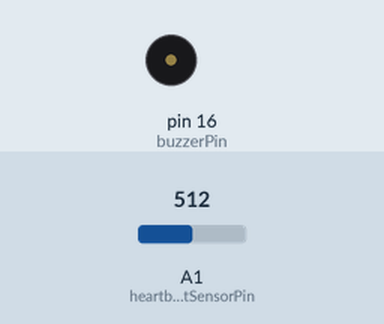
A sketch run on a simulated Arduino Uno, built with avr-gcc and run on an emulated ATmega328P. Parts: buzzer (waves = sounding, pin HIGH). The test bench sets the inputs (shaded band); at power-on: A1 (heartbeatSensorPin) = 512.

Above: at 1.2 s.
1.3 s: A1 (heartbeatSensorPin) set to 835
2.9 s: A1 (heartbeatSensorPin) set to 862
At 4.1 s:
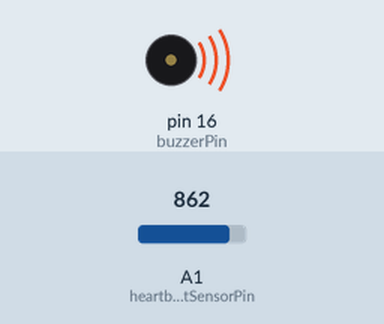
4.4 s: A1 (heartbeatSensorPin) set to 840
At 5.2 s:
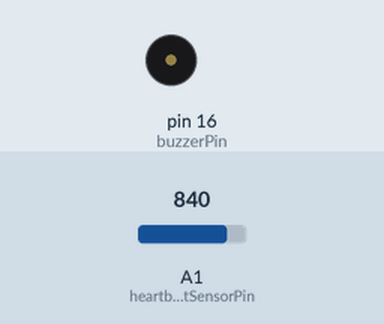
5.9 s: A1 (heartbeatSensorPin) set to 860
At 6.9 s:
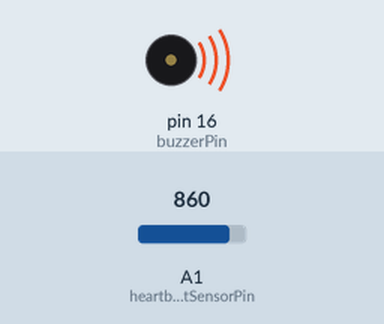
Timing chart, 0 to 8.4 s (numbered marks = the images above; inputs shaded):
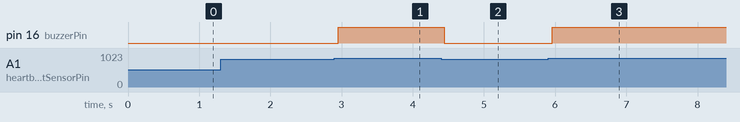

Measured:
- the behaviour switches between 850 and 851 on A1 (heartbeatSensorPin) (found by bisection; images 0 and 1)
- after the input at 1.3 s, every drawn part: stays the same
- after the input at 2.9 s, pin 16 (buzzerPin): LOW → HIGH after 0.05 s
- after the input at 4.4 s, pin 16 (buzzerPin): HIGH → LOW after 0.05 s
- after the input at 5.9 s, pin 16 (buzzerPin): LOW → HIGH after 0.06 s

The sketch:

touchsensor.ino
```cpp
int heartbeatSensorPin = 1;
int buzzerPin = 16;
double alpha = 0.75;
int period = 20;
double change = 0.0;

void setup() {
  // put your setup code here, to run once:
//  pinMode(touchSensorPin, INPUT);
  pinMode(buzzerPin, OUTPUT);
  digitalWrite(buzzerPin, LOW);
}

void loop() {
  // put your main code here, to run repeatedly:
//  touched = digitalRead(touchSensorPin);
//  digitalWrite(buzzerPin, touched);
  static double oldValue = 0;
  static double oldChange = 0;
  int rawValue = analogRead (heartbeatSensorPin);
  double value = alpha * oldValue + (1 - alpha) * rawValue;
  Serial.print (rawValue);
  Serial.print (",");
  Serial.println (value);
  oldValue = value;

  if (value > 850){
    digitalWrite(buzzerPin, HIGH);
  }
  else{
    digitalWrite(buzzerPin, LOW);
  }

  delay (period);


}
```
